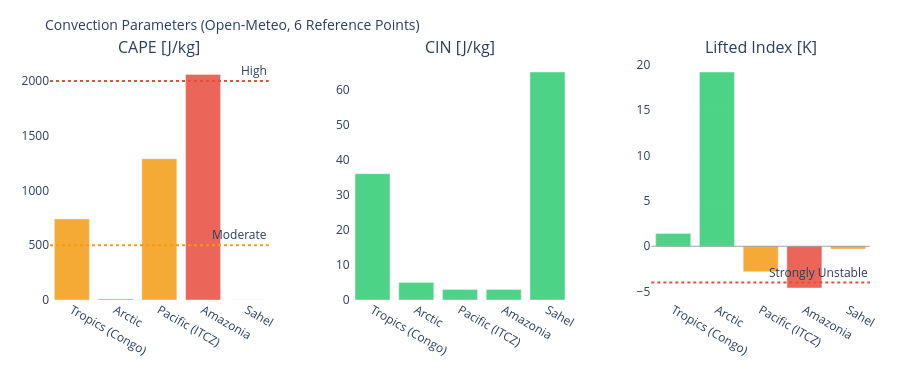

Notebook cell for this chart:
### Markdown cell above
---
## 3. Visualizations

### Code cell
# ============================================================
# CAPE / CIN / LIFTED INDEX – Convection potential
# ============================================================

if not df_atm.empty:
    fig = make_subplots(
        rows=1, cols=3,
        subplot_titles=['CAPE [J/kg]', 'CIN [J/kg]', 'Lifted Index [K]'],
        horizontal_spacing=0.1
    )
    pts = df_atm['point'].tolist()
    pt_colors = ['#E85D24','#185FA5','#888780','#378ADD','#639922','#F2A623']

    # CAPE – höher = mehr Gewitterpotential
    cape_vals = df_atm['cape'].fillna(0).tolist()
    cape_colors = ['#e74c3c' if v > 2000 else '#f39c12' if v > 500 else '#2ecc71'
                   for v in cape_vals]
    fig.add_trace(go.Bar(x=pts, y=cape_vals, marker_color=cape_colors,
                         opacity=0.85, showlegend=False), row=1, col=1)
    fig.add_hline(y=2000, line_dash='dot', line_color='#e74c3c',
                  annotation_text='High', row=1, col=1)
    fig.add_hline(y=500,  line_dash='dot', line_color='#f39c12',
                  annotation_text='Moderate', row=1, col=1)

    # CIN – negativer = stärker gedeckelt (weniger Auslöse)
    cin_vals = df_atm['cin'].fillna(0).tolist()
    cin_colors = ['#e74c3c' if v < -200 else '#f39c12' if v < -50 else '#2ecc71'
                  for v in cin_vals]
    fig.add_trace(go.Bar(x=pts, y=cin_vals, marker_color=cin_colors,
                         opacity=0.85, showlegend=False), row=1, col=2)

    # Lifted Index – negativ = instabil
    li_vals = df_atm['li'].fillna(0).tolist()
    li_colors = ['#e74c3c' if v < -4 else '#f39c12' if v < 0 else '#2ecc71'
                 for v in li_vals]
    fig.add_trace(go.Bar(x=pts, y=li_vals, marker_color=li_colors,
                         opacity=0.85, showlegend=False), row=1, col=3)
    fig.add_hline(y=0, line_color='gray', line_width=0.7, row=1, col=3)
    fig.add_hline(y=-4, line_dash='dot', line_color='#e74c3c',
                  annotation_text='Strongly Unstable', row=1, col=3)

    fig.update_layout(
        title=dict(text='Convection Parameters (Open-Meteo, 6 Reference Points)', font=dict(size=14)),
        height=380, plot_bgcolor='rgba(0,0,0,0)', paper_bgcolor='rgba(0,0,0,0)',
        margin=dict(l=50, r=30, t=60, b=80)
    )
    fig.update_xaxes(tickangle=30)
    fig.show()

### Figure 1 — Plotly figure (JSON) as saved in the notebook; plotly's stock layout.template omitted (floating-point values rounded to 4 significant figures)
{"data": [{"marker": {"color": ["#f39c12", "#2ecc71", "#f39c12", "#e74c3c", "#2ecc71"]}, "opacity": 0.85, "showlegend": false, "type": "bar", "x": ["Tropics (Congo)", "Arctic", "Pacific (ITCZ)", "Amazonia", "Sahel"], "xaxis": "x", "y": [740.0, 10.0, 1290.0, 2060.0, 0.0], "yaxis": "y"}, {"marker": {"color": ["#2ecc71", "#2ecc71", "#2ecc71", "#2ecc71", "#2ecc71"]}, "opacity": 0.85, "showlegend": false, "type": "bar", "x": ["Tropics (Congo)", "Arctic", "Pacific (ITCZ)", "Amazonia", "Sahel"], "xaxis": "x2", "y": [36.0, 5.0, 3.0, 3.0, 65.0], "yaxis": "y2"}, {"marker": {"color": ["#2ecc71", "#2ecc71", "#f39c12", "#e74c3c", "#f39c12"]}, "opacity": 0.85, "showlegend": false, "type": "bar", "x": ["Tropics (Congo)", "Arctic", "Pacific (ITCZ)", "Amazonia", "Sahel"], "xaxis": "x3", "y": [1.4, 19.2, -2.8, -4.6, -0.3], "yaxis": "y3"}], "layout": {"annotations": [{"font": {"size": 16}, "showarrow": false, "text": "CAPE [J/kg]", "x": 0.1333, "xanchor": "center", "xref": "paper", "y": 1.0, "yanchor": "bottom", "yref": "paper"}, {"font": {"size": 16}, "showarrow": false, "text": "CIN [J/kg]", "x": 0.5, "xanchor": "center", "xref": "paper", "y": 1.0, "yanchor": "bottom", "yref": "paper"}, {"font": {"size": 16}, "showarrow": false, "text": "Lifted Index [K]", "x": 0.8667, "xanchor": "center", "xref": "paper", "y": 1.0, "yanchor": "bottom", "yref": "paper"}, {"showarrow": false, "text": "High", "x": 1, "xanchor": "right", "xref": "x domain", "y": 2000, "yanchor": "bottom", "yref": "y"}, {"showarrow": false, "text": "Moderate", "x": 1, "xanchor": "right", "xref": "x domain", "y": 500, "yanchor": "bottom", "yref": "y"}, {"showarrow": false, "text": "Strongly Unstable", "x": 1, "xanchor": "right", "xref": "x3 domain", "y": -4, "yanchor": "bottom", "yref": "y3"}], "height": 380, "margin": {"b": 80, "l": 50, "r": 30, "t": 60}, "paper_bgcolor": "rgba(0,0,0,0)", "plot_bgcolor": "rgba(0,0,0,0)", "shapes": [{"line": {"color": "#e74c3c", "dash": "dot"}, "type": "line", "x0": 0, "x1": 1, "xref": "x domain", "y0": 2000, "y1": 2000, "yref": "y"}, {"line": {"color": "#f39c12", "dash": "dot"}, "type": "line", "x0": 0, "x1": 1, "xref": "x domain", "y0": 500, "y1": 500, "yref": "y"}, {"line": {"color": "gray", "width": 0.7}, "type": "line", "x0": 0, "x1": 1, "xref": "x3 domain", "y0": 0, "y1": 0, "yref": "y3"}, {"line": {"color": "#e74c3c", "dash": "dot"}, "type": "line", "x0": 0, "x1": 1, "xref": "x3 domain", "y0": -4, "y1": -4, "yref": "y3"}], "title": {"font": {"size": 14}, "text": "Convection Parameters (Open-Meteo, 6 Reference Points)"}, "xaxis": {"anchor": "y", "domain": [0.0, 0.2667], "tickangle": 30}, "xaxis2": {"anchor": "y2", "domain": [0.3667, 0.6333], "tickangle": 30}, "xaxis3": {"anchor": "y3", "domain": [0.7333, 1.0], "tickangle": 30}, "yaxis": {"anchor": "x", "domain": [0.0, 1.0]}, "yaxis2": {"anchor": "x2", "domain": [0.0, 1.0]}, "yaxis3": {"anchor": "x3", "domain": [0.0, 1.0]}}}
